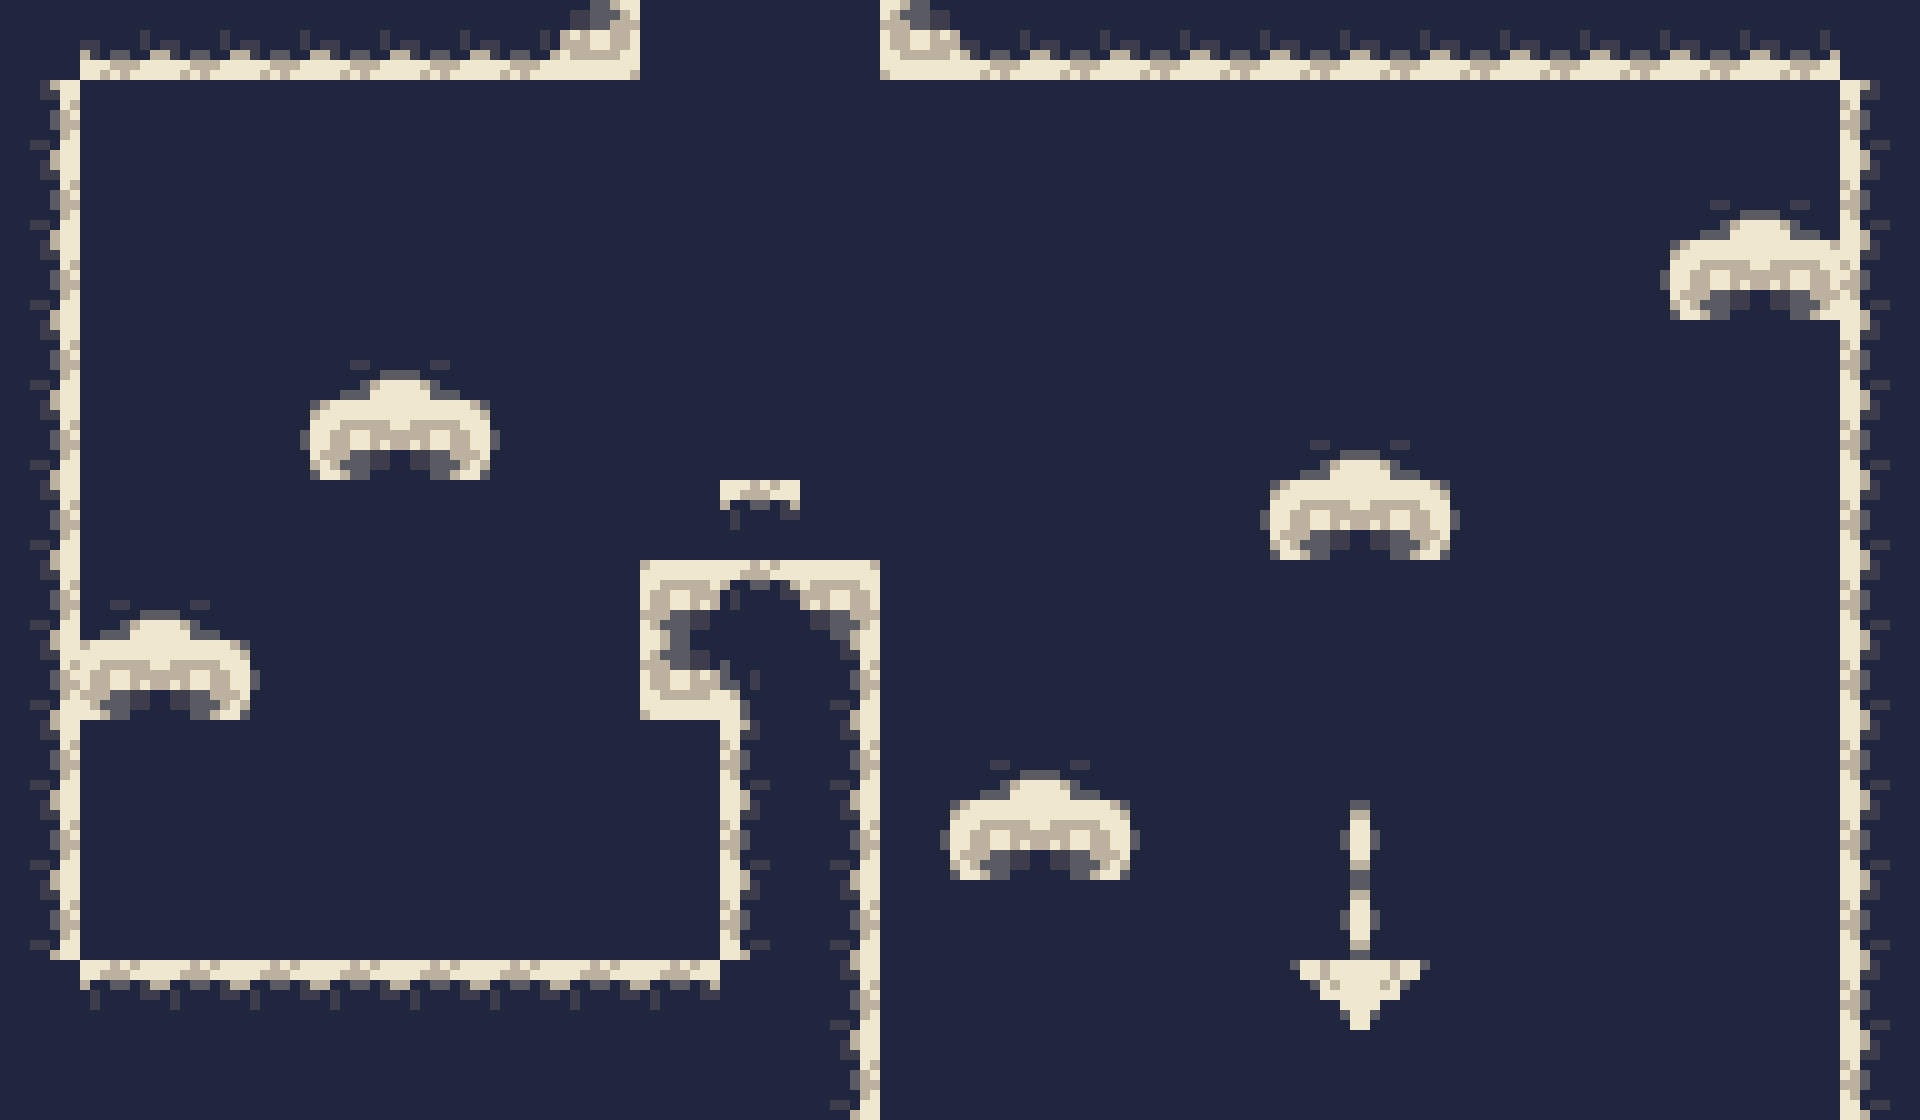

Below is a game level as drawn by its tile map, then a one-line description and the .tmx file that defines it, in full:
An orthogonal 24x14 tile map with 80x80 px tiles, 1 tile layer (Слой тайлов 1).

<map version="1.10" tiledversion="1.10.2" orientation="orthogonal" renderorder="right-down" width="24" height="14" tilewidth="80" tileheight="80" infinite="0" nextlayerid="2" nextobjectid="1">
 <tileset firstgid="1" source="tiles.tsx" />
 <layer id="1" name="Слой тайлов 1" width="24" height="14">
  <data encoding="csv">
1,1610612808,1610612808,1610612808,1610612808,1610612808,1610612808,3221225550,1,1,1,1073741902,1610612808,1610612808,1610612808,1610612808,1610612808,1610612808,1610612808,1610612808,1610612808,1610612808,1610612808,1,
2147483720,1,1,1,1,1,1,1,1,1,1,1,1,1,1,1,1,1,1,1,1,1,1,72,
2147483720,1,1,1,1,1,1,1,1,1,1,1,1,1,1,1,1,1,1,1,1,3758096464,1610612816,72,
2147483720,1,1,1,1,1,1,1,1,1,1,1,1,1,1,1,1,1,1,1,1610612806,78,2147483726,72,
2147483720,1,1,1,3758096464,1610612816,1,1,1,1,1,1,1,1,1,1,1,1,1,1,1,1,1,72,
2147483720,1,1,1610612806,78,2147483726,2684354630,1,1,1,1,1,1,1,1,1,3758096464,1610612816,1,1,1,1,1,72,
2147483720,1,1,1,1,1,1,1,1,2684354632,1,1,1,1,1,1610612806,78,2147483726,2684354630,1,1,1,1,72,
2147483720,3758096464,1610612816,1,1,1,1,1,78,2684354632,2147483726,1,1,1,1,1,1,1,1,1,1,1,1,72,
2147483720,78,2147483726,2684354630,1,1,1,1,1073741902,1073741904,2147483720,1,1,1,1,1,1,1,1,1,1,1,1,72,
2147483720,1,1,1,1,1,1,1,1,72,2147483720,1,3758096464,1610612816,1,1,1,1,1,1,1,1,1,72,
2147483720,1,1,1,1,1,1,1,1,72,2147483720,1610612806,78,2147483726,2684354630,1,1610612806,2684354630,1,1,1,1,1,72,
2147483720,1,1,1,1,1,1,1,1,72,2147483720,1,1,1,1,1,1610612806,2684354630,1,1,1,1,1,72,
1,2684354632,2684354632,2684354632,2684354632,2684354632,2684354632,2684354632,2684354632,1,2147483720,1,1,1,1,1,1610612807,3758096455,1,1,1,1,1,72,
1,1,1,1,1,1,1,1,1,1,2147483720,1,1,1,1,1,1,1,1,1,1,1,1,72
</data>
 </layer>
</map>
